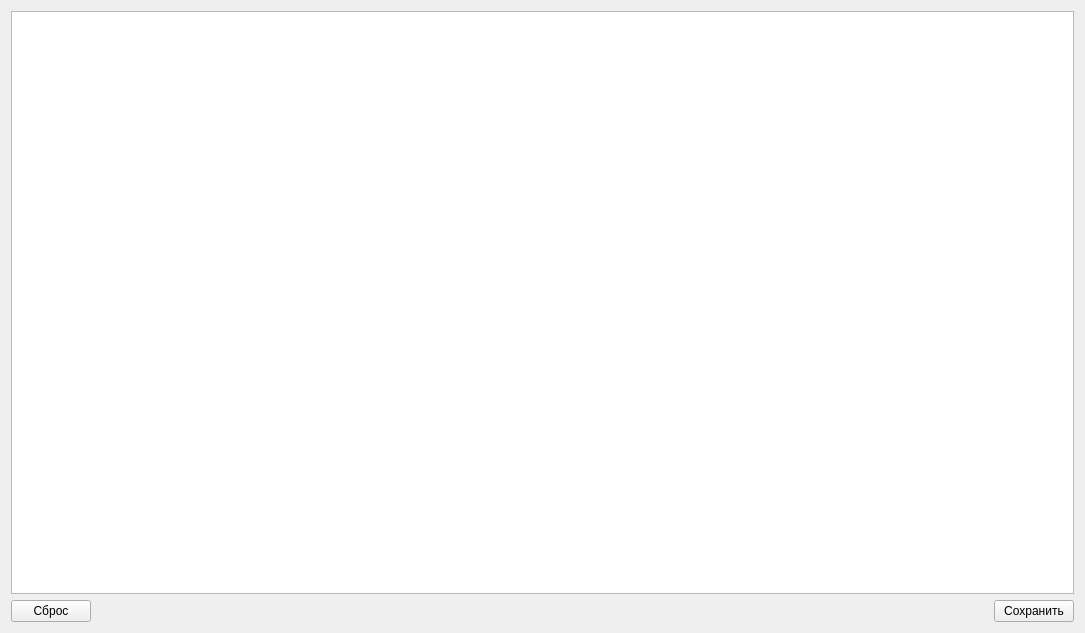
<?xml version="1.0" encoding="UTF-8"?>
<ui version="4.0">
 <class>FormEducationWork</class>
 <widget class="QWidget" name="FormEducationWork">
  <property name="geometry">
   <rect>
    <x>0</x>
    <y>0</y>
    <width>1085</width>
    <height>633</height>
   </rect>
  </property>
  <property name="windowTitle">
   <string>Form</string>
  </property>
  <layout class="QVBoxLayout" name="verticalLayout">
   <item>
    <widget class="QTableView" name="tableView"/>
   </item>
   <item>
    <layout class="QHBoxLayout" name="horizontalLayout">
     <item>
      <widget class="QPushButton" name="btn_save_2">
       <property name="text">
        <string>Сброс</string>
       </property>
      </widget>
     </item>
     <item>
      <spacer name="horizontalSpacer">
       <property name="orientation">
        <enum>Qt::Horizontal</enum>
       </property>
       <property name="sizeHint" stdset="0">
        <size>
         <width>40</width>
         <height>20</height>
        </size>
       </property>
      </spacer>
     </item>
     <item>
      <widget class="QPushButton" name="btn_save">
       <property name="text">
        <string>Сохранить</string>
       </property>
      </widget>
     </item>
    </layout>
   </item>
  </layout>
 </widget>
 <resources/>
 <connections/>
</ui>
